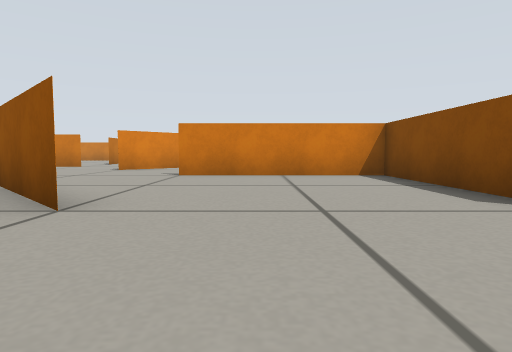
view 1 (above)

22 first-person views from a walk through a Gazebo world. The camera is 0.22 m above the floor, tilts 4° down and sees 75° across. The floor is counted in squares, 0.5 m on a side. Each view is taken from the middle of a square. On the plan, view 1 faces up. The plan holds only what a view shows up to about 9 squares ahead; the rest is blank. Simple shapes stand in for some stock models.

view 2
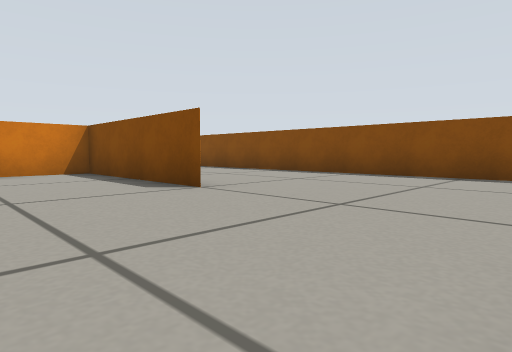

view 3
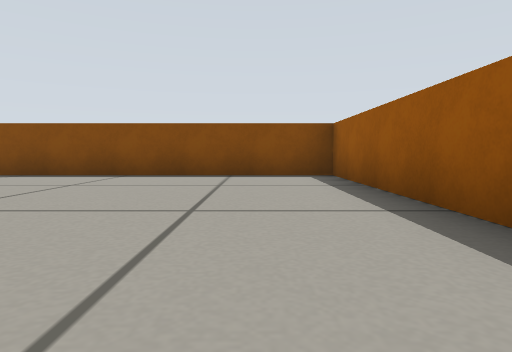

view 4
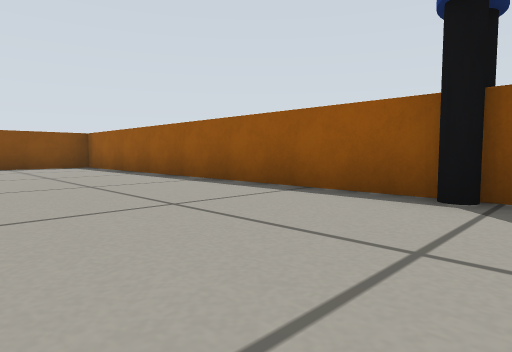

view 5
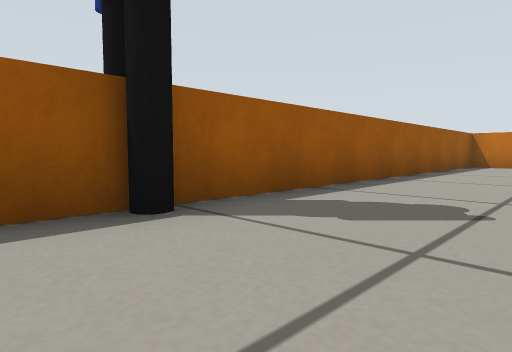

view 6
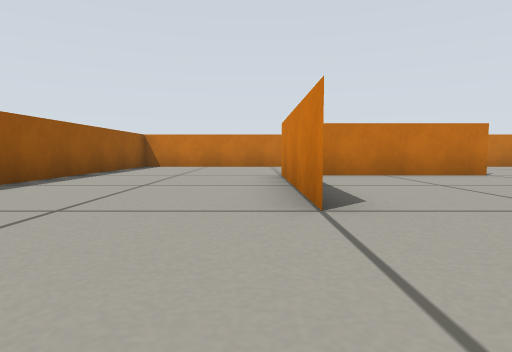

view 7
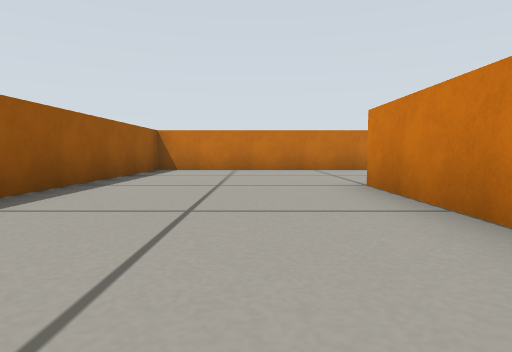

view 8
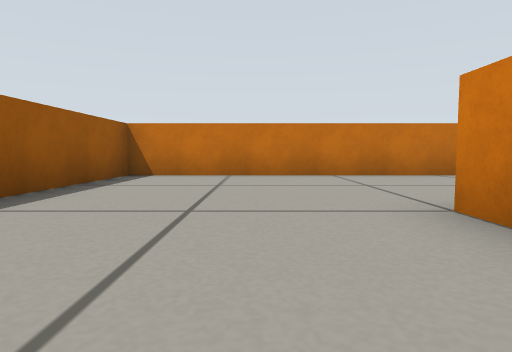

view 9
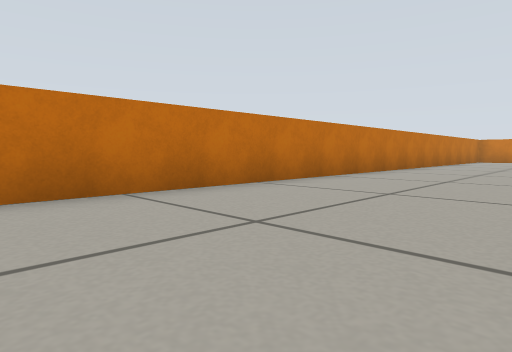

view 10
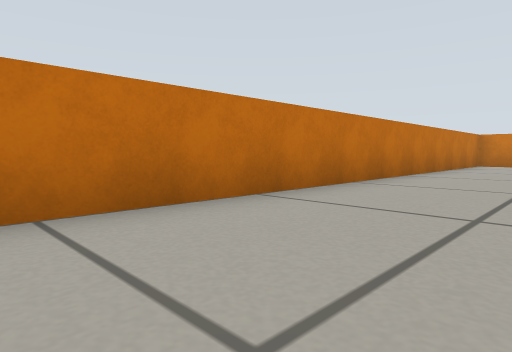

view 11
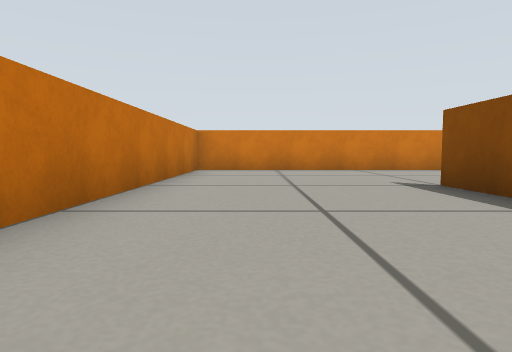

view 12
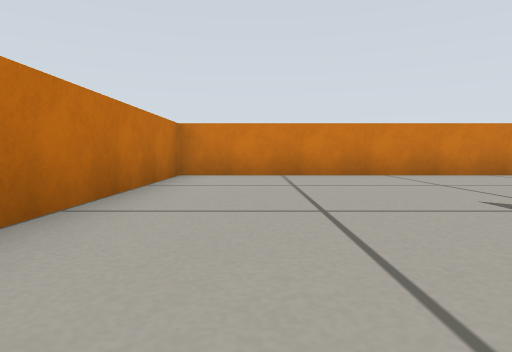

view 13
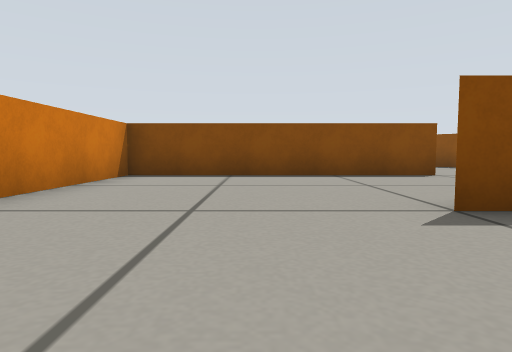

view 14
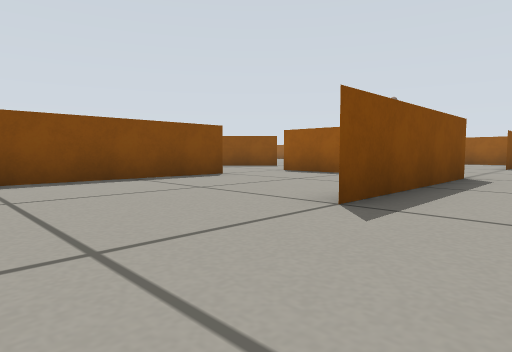

view 15
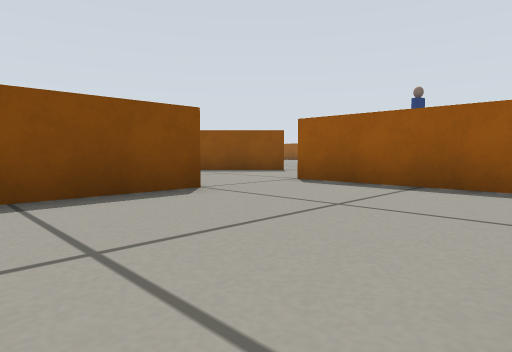

view 16
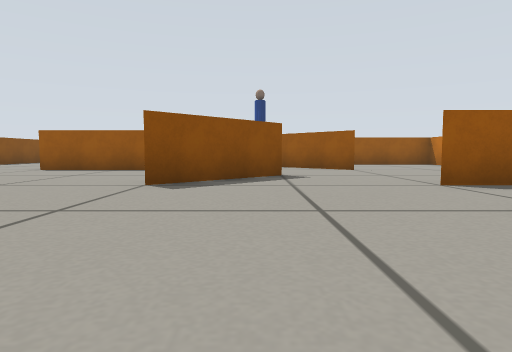

view 17
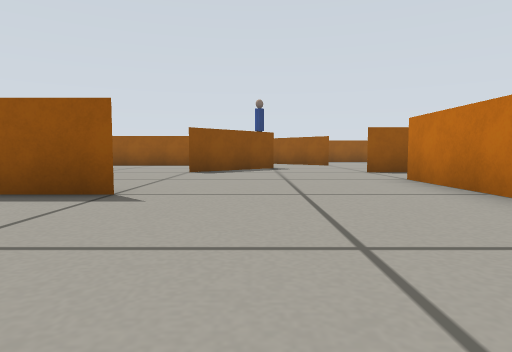

view 18
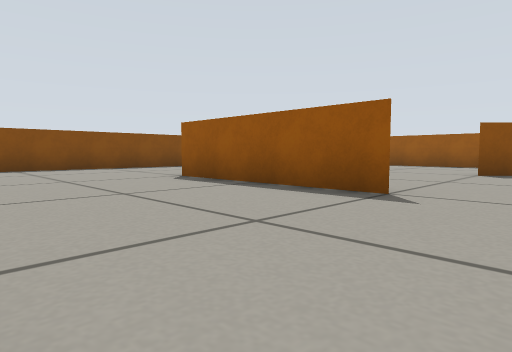

view 19
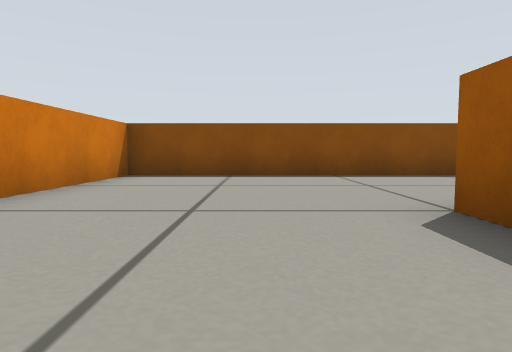

view 20
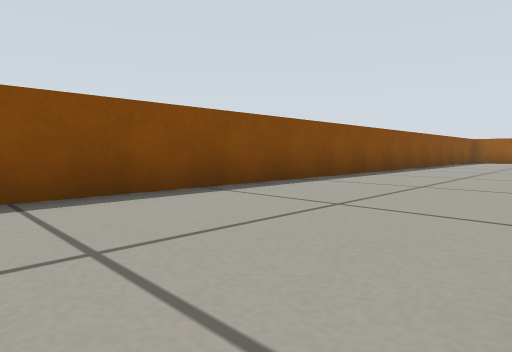

view 21
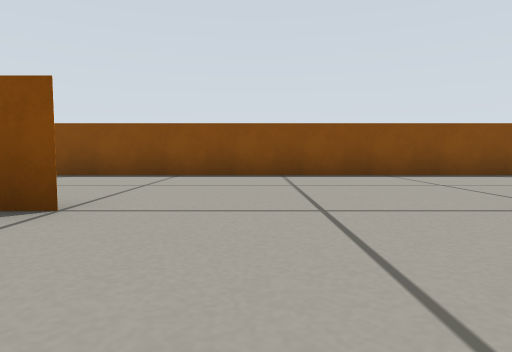

view 22
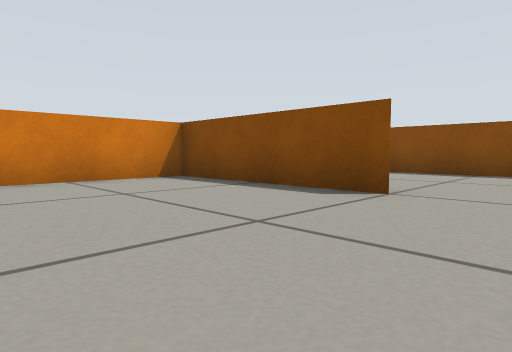

### Floor plan
Points are (right, up) in squares from view 1. A wall is a line through its corners. A room is listed if a view was taken in it or the views show most of it. See-through windows are left out.
Room 1 (views 1, 2, 3, 4, 5, 6, 7, 8, 9, 10, 11, 12, 13, 14, 15, 16, 17, 18, 19, 20, 21, 22)
walls: (-2.9, 9.1) (-3.5, 8.5) (-1.5, 10.5); (-5.5, 6.5) (-4.9, 5.9); (-0.2, 6.5) (2.5, 6.5) (-1.5, 6.5); (-5.5, 12.4) (-5.5, 18.5) (-13.5, 18.5) (-13.5, -1.5) (6.5, -1.5) (6.5, 18.5) (3.1, 18.5); (-1.5, 2.5) (-3.4, 4.4); (2.5, 10.4) (2.5, 14.5) (-0.4, 14.5); (-8.5, 10.5) (-5.5, 10.5); (-5.5, 2.5) (-9.5, 2.5); (-9.5, 6.6) (-9.5, 3.2); (-1.6, 14.5) (2.5, 14.5); (-9.5, 5.8) (-9.5, 6.5); (-9.5, 10.5) (-9.5, 14.5); (-5.5, 14.9) (-5.5, 12.5); (2.5, 2.4) (2.5, 6.5)
objects: person (-3, -2) to (-3, -1)

Positions as (right, up) in squares from view 1, and headings:
1: (0, 0), facing up
2: (0, -1), facing up-right
3: (0, 0), facing right
4: (-4, 2), facing down-right
5: (-2, 1), facing down-left
6: (-3, 2), facing left
7: (-5, 1), facing left
8: (-7, 1), facing left
9: (-10, 1), facing up-left
10: (-11, 6), facing up-left
11: (-12, 10), facing up
12: (-12, 12), facing up
13: (-12, 16), facing right
14: (-11, 17), facing down-right
15: (-9, 15), facing down-right
16: (-3, 15), facing down
17: (-3, 18), facing down
18: (-3, 18), facing down-right
19: (0, 16), facing right
20: (3, 15), facing down-right
21: (0, 9), facing right
22: (-1, 9), facing up-right
